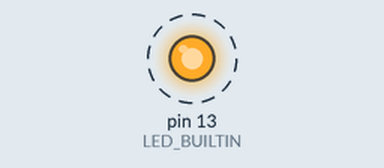
Bench run of a sketch on a simulated Arduino Nano, built with avr-gcc and run on an emulated ATmega328P. On the bench: output pins drawn as LEDs (lit = HIGH). Dashed ring = blinking. What the sketch prints to the serial monitor is not drawn.

Above: at 0.15 s.
Timing chart, 0 to 3.0 s (numbered marks = the images above):
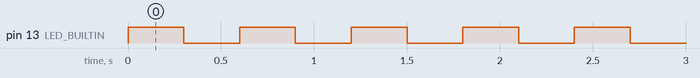

The sketch:

blink13.ino
```cpp
#include <Wire.h>

void setup() {
    Serial.begin(9600);
    Serial.println("1");
    pinMode(LED_BUILTIN, OUTPUT);
}

void loop() {
    digitalWrite(LED_BUILTIN, HIGH);   // turn the LED on (HIGH is the voltage level)
    delay(300);                       // wait for a second
    digitalWrite(LED_BUILTIN, LOW);    // turn the LED off by making the voltage LOW
    delay(300);
}
```

Measured:
- by itself, pin 13 (LED_BUILTIN): alternates HIGH for 0.30 s and LOW for 0.30 s
